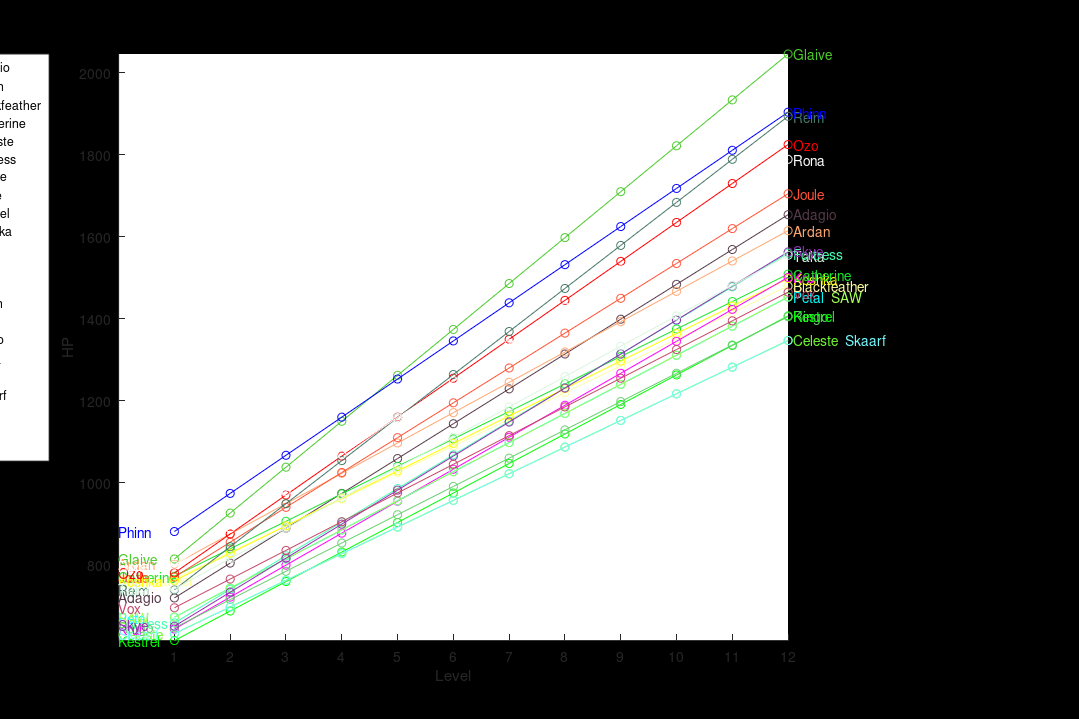
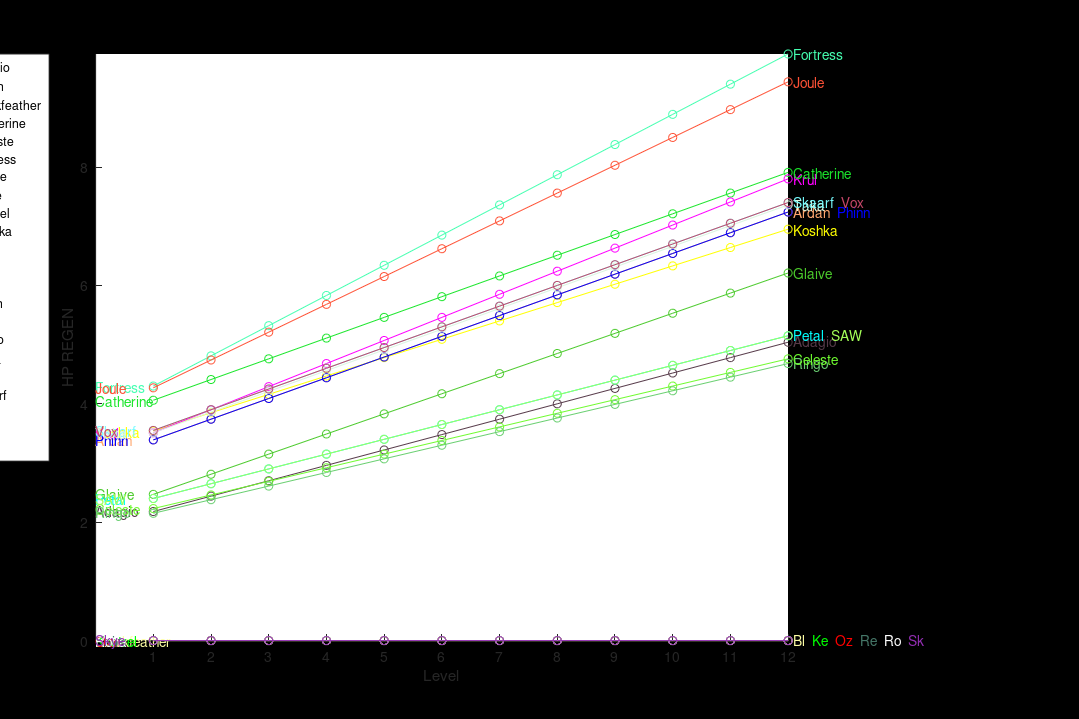
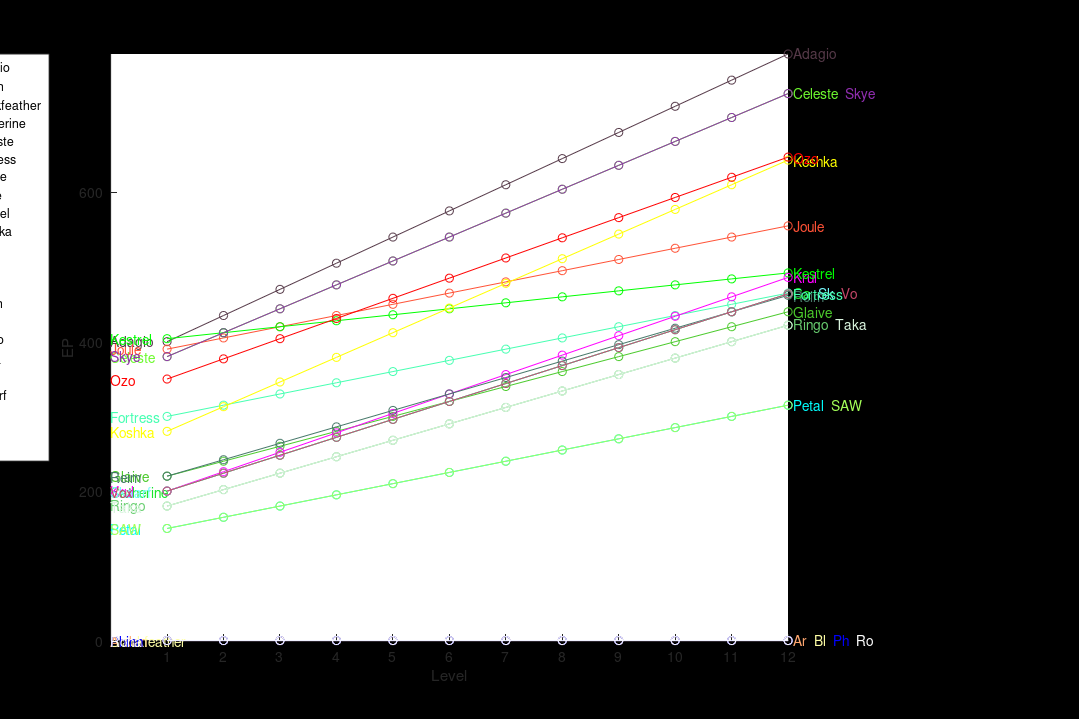
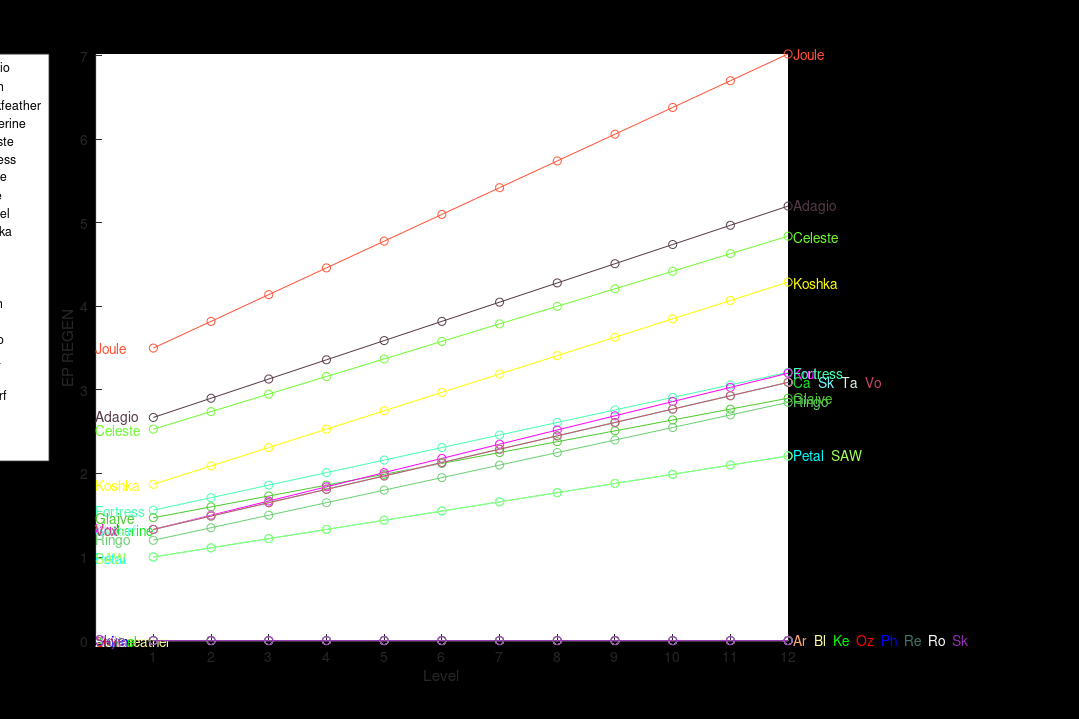

These charts were generated, in order, by the following MATLAB code:
% Constants
VERSION = 1.15;
NUM_STATS = 10;
NUM_LEVELS = 12;
GRAPH_WIDTH = 1080;
GRAPH_HEIGHT = 720;
DELIM = ' ';

% Parse info
fid = fopen('HeroStats.txt', 'r');
names = {};
stats = double(zeros(1,NUM_STATS));
increments = double(zeros(1,NUM_STATS));
counter = 1;
while ~feof(fid)
   line = fgetl(fid);
   line = strsplit(line, DELIM);
   % save name
   names{counter} = line{1};
   % save stats and increments
   len = length(line);
   stats(counter,:) = str2double(line(2:2:len));
   increments(counter,:) = str2double(line(3:2:len));
   counter = counter + 1;
end
fclose(fid);

% Plot graphs
close all
titles = {'HP', 'HP REGEN', 'EP', 'EP REGEN', 'WEAPON DAMAGE', 'ATTACK SPEED', ...
    'ARMOR', 'SHIELD', 'ATTACK RANGE', 'MOVE SPEED'};
numHeroes = length(names);
numStats = length(stats(1,:));
% Randomly generate one color to represent each hero
% Since background will be black, slightly skew the random color generation
% and use a set of predefined colors to boost readability
predefinedColors = [1,0,0;0,1,0;0,0,1;1,1,0;0,1,1;1,0,1;1,1,1];
colors = min(0.1+rand(numHeroes,3),1);
predefColorAssignments = randperm(numHeroes);
colors(predefColorAssignments(1:length(predefinedColors)),:) = predefinedColors;

% Plot growable stats as line graphs
for i = 1:numStats-2
    fig = figure;
    whitebg(fig, 'k')
    set(fig, 'Position', [0 0 GRAPH_WIDTH GRAPH_HEIGHT]);
    set(gca, 'OuterPosition', [-0.075 0 0.9 1]) % move plot left in window
    title(['Vainglory ' num2str(VERSION) ' Hero ', titles{i}, ...
        ' Comparison Graph \fontsize{10}by k3tchup'], 'FontSize', 15)
    hold on
    minVal = inf;
    maxVal = -inf;
    maxes = zeros(numHeroes,1);
    sortedNames = {}; % a cell array of cell array of names
    for r = 1:numHeroes
        if increments(r,i) > 0
            progress = stats(r,i):increments(r,i):stats(r,i)+increments(r,i)*(NUM_LEVELS-1);
        else
            progress = stats(r,i)*ones(1,NUM_LEVELS);
        end
        minVal = min(minVal, progress(1));
        maxVal = max(maxVal, progress(NUM_LEVELS));
        maxes(r) = progress(NUM_LEVELS);
        % graphic commands
        plot(1:NUM_LEVELS, progress, '-o', 'Color', colors(r,:))
        text(0,progress(1),names{r}, 'Color', colors(r,:), 'FontSize', 10) % names at level 1
    end
    [sorted, idx] = sort(maxes);
    sortedNamesIdx = 0;
    sortedColors = colors(idx,:);
    duplicateIdx = [];
    newIdx = 1;
    % if three or more heroes have the same values at level 12, shorten their
    % display names
    for s = 1:numHeroes
        if newIdx == s
            % compute shouldShortenName
            newIdx = s+1; % index to next unique value in "sorted"
            while newIdx <= numHeroes && sorted(newIdx) == sorted(newIdx - 1)
                newIdx = newIdx + 1;
            end
            shouldShortenName = newIdx - s > 2; % if three or more heroes have same stats
        end
        if shouldShortenName
            name = names{idx(s)}(1:2);
        else
            name = names{idx(s)};
        end
        nameStr = ['{\color[rgb]{' num2str(sortedColors(s,:)) '}' name '}'];
        if s > 1 && sorted(s) == sorted(s-1)
            sortedNames{sortedNamesIdx} = [sortedNames{sortedNamesIdx} ', ' nameStr];
            duplicateIdx = [duplicateIdx s];
        else
            sortedNamesIdx = sortedNamesIdx + 1;
            sortedNames{sortedNamesIdx} = nameStr;
        end
    end
    sorted(duplicateIdx) = []; % dedupe
    for c = 1:length(sortedNames)
        text(NUM_LEVELS+0.1,sorted(c),sortedNames{c}, 'FontSize', 10) % names at level 12
    end
    % graphic commands
    axis([0 NUM_LEVELS minVal maxVal])
    xlabel('Level')
    ylabel(titles{i});
    l = legend(names);
    set(l,'location','northwestoutside');
    set(gca,'XTick',1:1:NUM_LEVELS)
    set(gcf,'PaperPositionMode','auto', 'InvertHardCopy', 'off');
    print(titles{i},'-dpng','-r100')
    hold off
end

% Plot the others as bar graphs
for j = numStats-1:numStats
    fig = figure;
    whitebg(fig, 'k')
    set(fig,'Position', [5 5 GRAPH_WIDTH GRAPH_HEIGHT]);
    title(['Vainglory ' num2str(VERSION) ' Hero ', titles{j}, ...
        ' Comparison Graph \fontsize{10}by k3tchup'], 'FontSize', 15)
    hold on
    maxVal = -inf;
    for r = 1:numHeroes
        value = stats(r,j);
        h = bar(r,value);
        set(h,'facecolor',colors(r,:))
        text(r-0.25,value+0.15,num2str(value), 'Color', colors(r,:))
        text(r-0.25,-0.15,names{r}, 'Color', colors(r,:))
        minVal = min(minVal, value);
        maxVal = max(maxVal, value);
    end
    axis([0 numHeroes+1 0 maxVal+0.5])
    ylabel(titles{j})
    set(gca,'XTick',[])
    set(gcf,'PaperPositionMode','auto', 'InvertHardCopy', 'off');
    print(titles{j},'-dpng','-r100')
    hold off
end